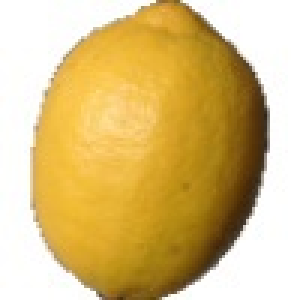
#> input picture P8_02_Images/sampleimages/lemon/0_100.jpg, 100 x 100 px, found by its file name (shown 3 times larger)
$ jupyter execute --allow-errors P8_01_notebook.ipynb
#> lines starting #> are read from the running program, lines starting #| are printed output that depends on the picture
#### Notebook projet 8 parcours Datascientist Openclassrooms

# Déployez un modèle dans le cloud

## Problématique
- La très jeune start-up de l'AgriTech, nommée **"Fruits!"**, cherche à proposer des solutions innovantes pour la récolte des fruits.

- La volonté de l’entreprise est de préserver la biodiversité des fruits en permettant des traitements spécifiques pour chaque espèce de fruits en développant des robots cueilleurs intelligents.

- La start-up souhaite dans un premier temps se faire connaître en mettant à disposition du grand public une application mobile qui permettrait aux utilisateurs de prendre en photo un fruit et d'obtenir des informations sur ce fruit.

- Pour la start-up, cette application permettrait de sensibiliser le grand public à la biodiversité des fruits et de mettre en place une première version du moteur de classification des images de fruits.

- De plus, le développement de l’application mobile permettra de construire une première version de l'architecture Big Data nécessaire.

## Objectifs dans ce projet
-Développer une première chaîne de traitement des données qui comprendra le preprocessing et une étape de réduction de dimension.
<br />
<br />
-Tenir compte du fait que le volume de données va augmenter très rapidement après la livraison de ce projet, ce qui implique de:
- Déployer le traitement des données dans un environnement **Big Data**
- Développer les scripts en **pyspark** pour effectuer du calcul distribué

## Import des librairies

[cell 1]
# J'utilise findspark pour le chemin de pyspark et donc rajouter pyspark au sys.path
import findspark
findspark.init()
#> (this line was passed over: findspark is not available in this run)

[cell 2]
import matplotlib.pyplot as plt
import cv2

[cell 3]
import os
import io
import numpy as np
import pandas as pd
import seaborn as sns
import matplotlib.pyplot as plt
from PIL import Image
# for connections to S3 AWS
import boto3
# pyspark modules
import pyspark
from pyspark.sql import SparkSession
from pyspark import SparkContext, SparkConf
from pyspark.sql.functions import col, pandas_udf, PandasUDFType, split
from pyspark.ml.linalg import Vectors, VectorUDT
from pyspark.sql.functions import udf
from pyspark.ml.feature import StringIndexer, StandardScaler
from pyspark.ml.feature import PCA
# tnesorflow modules
from tensorflow.keras.applications.resnet50 import ResNet50, preprocess_input
from tensorflow.keras.preprocessing.image import img_to_array

## Workflow

[cell 4]
from IPython.display import Image
Image(filename='Capture.PNG')

## Création de la SparkSession
L’application Spark est contrôlée grâce à un processus de pilotage (driver process) appelé SparkSession.
Une instance de **SparkSession** est la façon dont Spark exécute les fonctions définies par l’utilisateur
dans l’ensemble du cluster. Une SparkSession correspond toujours à une application Spark.

- Setup des variables d'environnement pour pyspark pour assurer le bon fonctionnement de spark, java, S3, etc.

[cell 5]
os.environ['PYSPARK_SUBMIT_ARGS'] = '--packages com.amazonaws:aws-java-sdk-pom:1.10.34,org.apache.hadoop:hadoop-aws:2.7.3 pyspark-shell --conf spark.driver.extraJavaOptions="-Dio.netty.tryReflectionSetAccessible=true",spark.hadoop.fs.s3a.endpoint=s3.eu-west-1.amazonaws.com'

- Spark Session/Context  (Créer le point d'entrée pour Spark) voir https://sparkbyexamples.com/spark/spark-sparkcontext/

- Affichage des informations de Spark en cours d'execution :

#> (a cell that did not finish here is left out)

[cell 7]
# configuration de Pyspark
#s_cf = SparkConf()
#s_cf.set("spark.executor.memory", '4g') # 4GB de RAM pour l'exécuteur
#s_cf.set('spark.executor.cores', '2') # 2 coeurs
#s_cf.set('spark.cores.max', '2') # 2 coeurs max
#s_cf.set("spark.driver.memory",'4g') # 4GB de RAM pour le driver

## Choix de la solution de stockage des données : Amazon S3
Amazon propose une solution très efficace pour la gestion du stockage des données : Amazon S3.
S3 pour Amazon Simple Storage Service.

Il pourrait être tentant de stocker nos données sur l'espace alloué par le serveur EC2, mais si nous ne prenons aucune mesure pour les sauvegarder ensuite sur un autre support, les données seront perdues lorsque le serveur sera résilié (on résilie le serveur lorsqu'on ne s'en sert pas pour des raisons de coût).
De fait, si l'on décide d'utiliser l'espace disque du serveur EC2 il faudra imaginer une solution pour sauvegarder les données avant la résiliation du serveur. De plus, nous serions exposés à certaines problématiques si nos données venaient à saturer l'espace disponible de nos serveurs (ralentissements, disfonctionnements).

Utiliser **Amazon S3** permet de s'affranchir de toutes ces problématiques.
L'espace disque disponible est illimité, et il est indépendant de nos serveurs **EC2**.
L'accès aux données est très rapide car nous restons dans l'environnement d'AWS et nous prenons soin de choisir la même région pour nos serveurs **EC2** et **S3**.

De plus, comme nous le verrons il est possible d'accéder aux données sur **S3** de la même manière que l'on **accède aux données sur un disque local**. Nous utiliserons simplement un PATH au format s3://... .

## Chargement des données
Les images sont chargées au format binaire, ce qui offre, plus de souplesse dans la façon de prétraiter les images.

Importer des données du bucket ```S3``` (j'ai déposé mes images sur le service de stockage S3 de mon compte AWS)

Avant de charger les images, nous spécifions que nous voulons charger uniquement les fichiers dont l'extension est jpg.

Nous indiquons également de charger tous les objets possibles contenus dans les sous-dossiers du dossier communiqué.

Utiliser Spark pour lire les images (https://sparkbyexamples.com/spark/spark-read-binary-file-into-dataframe/)

[cell 8]
s3_url = "s3a://projet8-housna2/sampleimages/*"

#> (the rest of this cell did not finish here and is left out)

Utiliser withColumn pour rajouter une colonne (https://sparkbyexamples.com/spark/spark-dataframe-withcolumn/)

Affichage des 20 premières images contenant :

- le path de l'image
- son contenu encodé en valeur hexadécimal
- et j'ajoute une colonne contenant les **label** de chaque image :

#> (a cell that did not finish here is left out)

## definition des fonctions

- Definition d'une série de fonctions qui sera éxecutée sur tous les noeuds, venant de ce website: <br>
https://docs.databricks.com/applications/machine-learning/preprocess-data/transfer-learning-tensorflow.html

[cell 10]
def model_fn():
    """
    Returns a ResNet50 model with top layer removed and broadcasted pretrained weights.
    """
    model = ResNet50(weights=None, include_top=False)
    model.set_weights(bc_model_weights.value)
    return model

- Preprocessing

[cell 11]
def preprocess(content):
    """
    Preprocesses raw image bytes for prediction.
    """
    img = Image.open(io.BytesIO(content)).resize([224, 224])
    arr = img_to_array(img)
    return preprocess_input(arr)

- Model predictions giving features as output

[cell 12]
def featurize_series(model, content_series):

    """
    Featurize a pd.Series of raw images using the input model.
    :return: a pd.Series of image features
    """

    input = np.stack(content_series.map(preprocess))
    preds = model.predict(input)
    output = [p.flatten() for p in preds]
    return pd.Series(output)

- Wrapping up tout ensemble en utilisant pandas udf pour appliquer les fonctions sur ```spark df``` pour udf (https://databricks.com/fr/blog/2017/10/30/introducing-vectorized-udfs-for-pyspark.html)

#> (a cell that did not finish here is left out)

## Import du model ResNet50 pré-entrainé

- On importe le modéle ResNet50 de ```keras``` mais sans la dernière couche (classifier), car je souhaite  l'utiliser  juste pour extraire les features

#> (a cell that did not finish here is left out)

- Broadcasting model weights to all nodes  (https://sparkbyexamples.com/spark/spark-broadcast-variables/)

#> (a cell that did not finish here is left out)

## Featurizing data

J'utilise  **pandas udf** pour appliquer les fonctions sur toutes les données et je crée une nouvelle colonne ```features```

#> (a cell that did not finish here is left out)

- Postprocessing des features via ```Vectors.dense``` et ```pandas udf```

#> (a cell that did not finish here is left out)

[cell 18]
#pip install opencv-python

[cell 19]
import matplotlib.pyplot as plt
import cv2
# Image originale
img = cv2.imread("0_100.jpg")# this is read in BGR format
#> img is the input picture: shape (100, 100, 3); mean B, G, R 127.7, 190.5, 217.7
rgb_img = cv2.cvtColor(img, cv2.COLOR_BGR2RGB)# this converts it into RGB
plt.imshow(rgb_img)
#> (this line was passed over: IPython is not available in this run)
plt.axis('off')
#> (this line was passed over: IPython is not available in this run)
plt.show()

[cell 20]
# Resizing
resizing = cv2.resize(rgb_img, (224, 224))
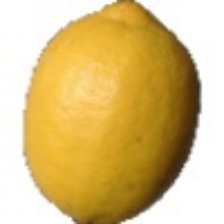
#> resizing: shape (224, 224, 3); mean R, G, B 217.6, 190.4, 127.6
plt.imshow(resizing)
#> (this line was passed over: IPython is not available in this run)
plt.axis('off')
#> (this line was passed over: IPython is not available in this run)
plt.show()

[cell 21]
# Réduction de bruits
f_denoising = cv2.fastNlMeansDenoisingColored(resizing,None,10,10,7,21)
plt.imshow(f_denoising)
#> (this line was passed over: IPython is not available in this run)
plt.axis('off')
#> (this line was passed over: IPython is not available in this run)
plt.show()
